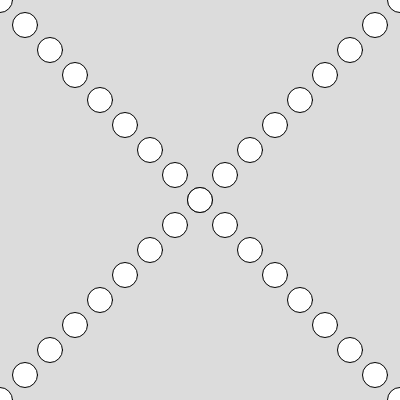
Frame 1 (no input)
Frame 60 (no input): identical to frame 1, image omitted
Frame 120 (the mouse pressed at the canvas centre since frame 60): identical to frame 1, image omitted

The p5.js sketch that drew this single still picture (run headless with seeded random() and noise() and a simulated clock; from frame 60 on, the mouse is pressed at the canvas centre):

// p5.js sketch
// ── sketch.js
// Project Title
// Your Name
// Date
//
// Extra for Experts:
// - describe what you did to take this project "above and beyond"


function setup() {
  createCanvas(400,400);
}

function drawCircle()
{
  for(let i = 0;i<20;i++)
  {
    circle(0 + i * 25,0 + i * 25,25);
    circle(0 + i * 25,400 - i * 25,25);
  }
}
function draw() {
  background(220);
  drawCircle()
}
